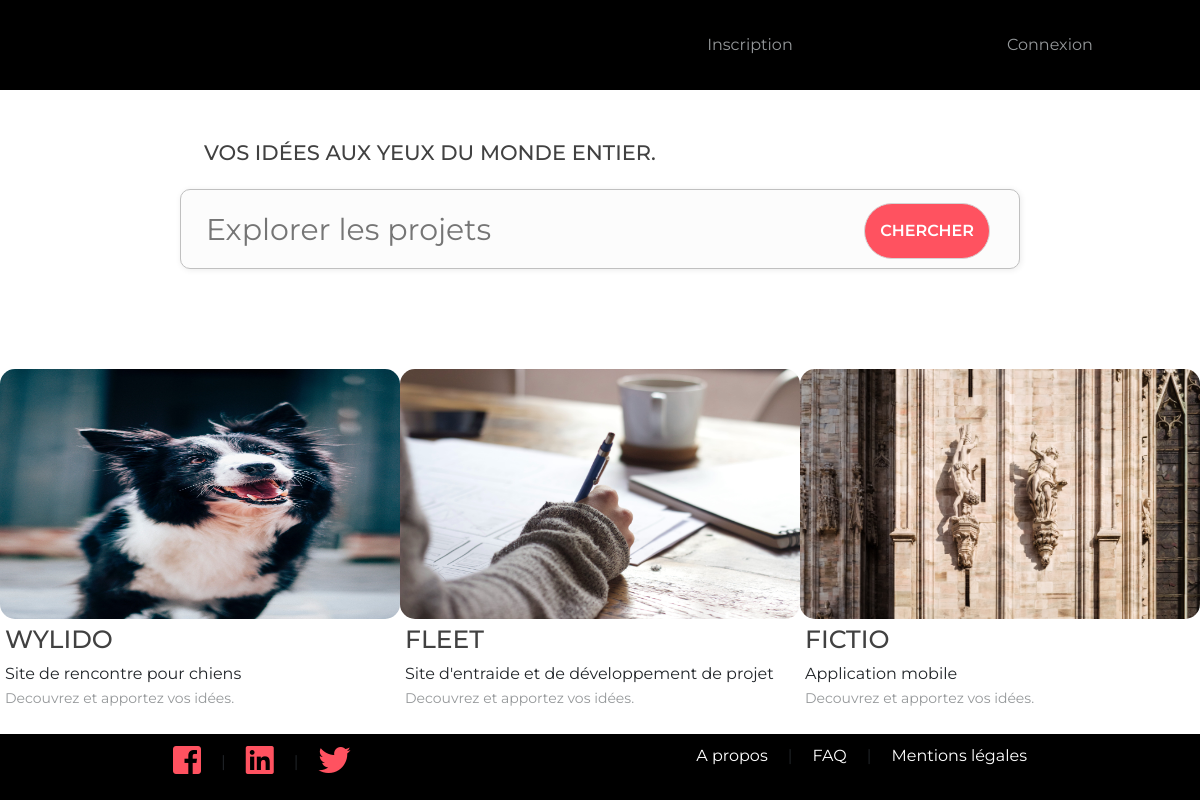
The page / on the database its author committed.
### tables this page shows
CREATE TABLE IF NOT EXISTS `projets` (
  `id` int(11) NOT NULL AUTO_INCREMENT,
  `title` varchar(50) NOT NULL DEFAULT '0',
  `like_count` int(11) NOT NULL DEFAULT '0',
  `description` text,
  `background` varchar(255) DEFAULT NULL,
  `baseline` varchar(255) DEFAULT NULL,
  `support` text,
  `objectif` text,
  `cibles` text,
  `created_at` datetime DEFAULT CURRENT_TIMESTAMP,
  `id_user` int(11) DEFAULT NULL,
  PRIMARY KEY (`id`)
);

### class/Database.php (called while the page is built, shortened)
<?php
  class Database{
    private $pdo;
    public function __construct($login, $password, $database_name, $host = 'localhost'){
      $this->pdo = new PDO("mysql:dbname=$database_name;host=$host", $login, $password);
      $this->pdo->setAttribute(PDO::ATTR_ERRMODE, PDO::ERRMODE_EXCEPTION);
      $this->pdo->setAttribute(PDO::ATTR_DEFAULT_FETCH_MODE, PDO::FETCH_OBJ);
    }
    public function query($query, $params = false){
      try{
      if($params){
        $req = $this->pdo->prepare($query);
        $req->execute($params);
      }else{
        $req = $this->pdo->query($query);
      }
    }catch(PDOException $e){
      echo $e->getMessage();
      echo $e->getFile();
      echo $e->getLine();
      print_r($e->getTrace());
      die();
    }
      return $req;
    }
  }
 ?>

### index.php (the view, shortened to what this page needs)
<?php
  $db = App::getDatabase();
  $projets = $db->query("SELECT * FROM projets ORDER BY `projets`.`created_at` DESC LIMIT 3")->fetchAll();
	$image = new Image();
 ?>
 <?php require_once 'inc/header.php' ?>
        <div class="main-caption">
            <div class="form-field">
                <div class="field-caption">
                    <h2>Vos idées aux yeux du monde entier.</h2>
                </div>
                <div class="field">
                    <input type="text" class="field-input" placeholder="Explorer les projets">
                    <input type="submit" value="Chercher" class="field-search">
                </div>
            </div>
        </div>
    <div class="h--posts" >
  		<?php foreach ($projets as $projet): ?>
  			<div class="h--posts-item projet_lifestyle projet">
  					<a class="h--post-link" href="projet.php?projet=<?php echo $projet->id; ?>"></a>
  					<div class="h--post-item-img">
  							<img src="<?php $image->getImage($projet->background, "projets"); ?>" alt="project_image">
  					</div>
  					<div class="h--post-desc">
  							<h1 class="titre"><?php echo $projet->title; ?></h1>
  							<p><?php echo $projet->baseline; ?></p>
  							<span class="h--post-subdesc">
  									 Decouvrez et apportez vos idées.
  							</span>
  					</div>
  			</div>
  		<?php endforeach; ?>
  	</div>
  </div>
  <br>
  <footer class="footer">
	<div class="reseaux" style="position:relative; left:auto;">
		<table cellpadding=10>
		<tr>
			<td><li class="foot-item"><a href="https://www.facebook.com/Fleet-change-your-world-177344952913438/?hc_ref=ARS6ZUejbmzCW9VHWZKC062UwGJEfvBM9DbdQtFk7oLbycEvxORS708jI82fldH3alo&fref=nf" target="_blank"><i class="fab fa-facebook-square fa-2x"></i></a></li></td>
			<td>|</td>
			<td><li class="foot-item"><a href="" target="_blank"><i class="fab fa-linkedin fa-2x"></i></a></li></td>
			<td>|</td>
			<td><li class="foot-item"><a href="https://twitter.com/fleetcyw" target="_blank"><i class="fab fa-twitter fa-2x"></i></a></li></td>
		</tr>
		</table>
	</div>
	<div style="float:right;">
		<table cellpadding=10>
		<tr>
			<td><li class="foot-item"><a href="apropos.php">A propos </a></li></td>
			<td>|</td>
			<td><li class="foot-item"><a href="faq.php">FAQ</a></li></td>
			<td>|</td>
			<td><li class="foot-item"><a href="mention.php">Mentions légales</a></li></td>
		</tr>
		</table>
	</div>
</footer>
</body>
</html>

### css/styleMax.css (style rules this page uses)
* { -moz-box-sizing: border-box; -webkit-box-sizing: border-box; box-sizing: border-box; }
body { margin: 0; padding: 0; font-family: Montserrat, Arial, Helvetica, sans-serif; }
h1 { color: #414141; text-transform: uppercase; margin-top: 0; font-size: 25px; }
h2 { color: #414141; text-transform: uppercase; margin-bottom: 5px; font-size: 21px; }
.footer { background-color: black; padding-bottom : 20px; padding-bottom : 15px; display: -webkit-flex; display: flex; -webkit-justify-content: space-around; justify-content: space-around; -webkit-align-items: flex-start; align-items: flex-start; -webkit-flex-wrap: wrap; flex-wrap: wrap; }
.footer li { list-style: none; }
.footer i { color: #ff5260; }
.footer a { text-decoration: none; color:white; }
.form-field { width: 100%; margin: 50px auto; }
.field { position: relative; }
.field-caption h2 { margin: 24px;; }
.field .field-search { position: absolute; top: 17%; right: 30px; padding: 15px; background: #ff5260; color: #fff; text-transform: uppercase; font-family: Montserrat; font-weight: 600; border-radius: 60px; border: solid 1px #d5d5d5; cursor: pointer; -moz-box-shadow: 0 0 0 #fcfcfc; -webkit-box-shadow: 0 0 0 #fcfcfc; box-shadow: 0 0 0 #fcfcfc; }
.field-input { position: relative; width: 100%; padding: 8px 230px 8px 25px; line-height: 16px; height: 80px !important; font-family: Montserrat, sans-serif; font-size: 30px; font-weight: 400; color: #414141; border: none; -webkit-appearance: none; -moz-box-shadow: 1px 1px 6px #ebebeb; -webkit-box-shadow: 1px 1px 6px #ebebeb; box-shadow: 1px 1px 6px #ebebeb; background: #fcfcfc; border: solid 1px #C0C0C0; border-radius: 10px; height: 50px; outline: none; transition: box-shadow 0.3s ease-in; }
.main-caption { width: 70%; margin: 0 auto; }
.h--posts { margin-top: 75px; overflow: initial; display: -webkit-flex; display: flex; -webkit-justify-content: space-evenly; justify-content: space-evenly; -webkit-align-items: flex-start; align-items: flex-start; -webkit-flex-wrap: wrap; flex-wrap: wrap; }
.h--posts .h--posts-item { position: relative; margin-top: 25px; width: 400px; transition: all 0.3s ease; -moz-border-radius: 50px; -webkit-border-radius: 50px; border-radius: 50px; }
.h--posts .h--posts-item .h--post-link { position: absolute; top: 0; left: 0; bottom: 0; right: 0; }
.h--posts .h--posts-item .h--post-item-img { width: 400px; height: 250px; }
.h--posts .h--posts-item .h--post-item-img img { -moz-border-radius: 15px; -webkit-border-radius: 15px; border-radius: 15px; width: 100%; height: 100%; }
.h--posts .h--posts-item .h--post-desc { margin-left: 5px; margin-top: 5px; }
.h--posts .h--posts-item .h--post-desc p { margin: 0; }
.h--posts .h--posts-item .h--post-desc .h--post-subdesc { font-size: 14px; color: #95989a; }
a { text-decoration: none; }

### rows shown on the page
projets: background (picture), title "WYLIDO", baseline "Site de rencontre pour chiens"
projets: background (picture), title "FLEET", baseline "Site d'entraide et de développement de projet"
projets: background (picture), title "FICTIO", baseline "Application mobile"
